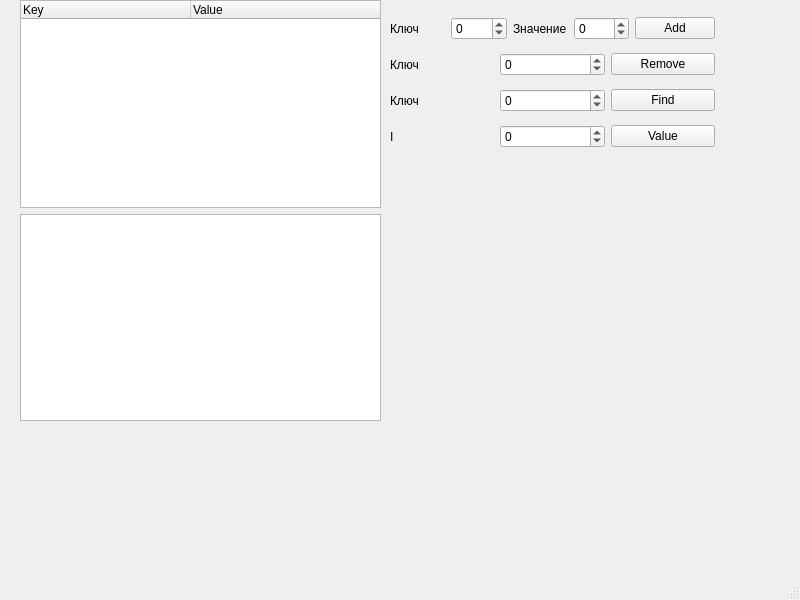
<?xml version="1.0" encoding="UTF-8"?>
<ui version="4.0">
 <class>MainWindow</class>
 <widget class="QMainWindow" name="MainWindow">
  <property name="geometry">
   <rect>
    <x>0</x>
    <y>0</y>
    <width>800</width>
    <height>600</height>
   </rect>
  </property>
  <property name="windowTitle">
   <string>MainWindow</string>
  </property>
  <widget class="QWidget" name="centralwidget">
   <widget class="QWidget" name="">
    <property name="geometry">
     <rect>
      <x>20</x>
      <y>0</y>
      <width>361</width>
      <height>421</height>
     </rect>
    </property>
    <layout class="QVBoxLayout" name="verticalLayout">
     <item>
      <widget class="QTreeWidget" name="treeWidget">
       <attribute name="headerMinimumSectionSize">
        <number>150</number>
       </attribute>
       <attribute name="headerDefaultSectionSize">
        <number>170</number>
       </attribute>
       <column>
        <property name="text">
         <string>Key</string>
        </property>
       </column>
       <column>
        <property name="text">
         <string>Value</string>
        </property>
       </column>
      </widget>
     </item>
     <item>
      <widget class="QTextEdit" name="textEdit"/>
     </item>
    </layout>
   </widget>
   <widget class="QWidget" name="">
    <property name="geometry">
     <rect>
      <x>390</x>
      <y>10</y>
      <width>325</width>
      <height>147</height>
     </rect>
    </property>
    <layout class="QVBoxLayout" name="verticalLayout_2">
     <item>
      <layout class="QHBoxLayout" name="horizontalLayout">
       <item>
        <widget class="QLabel" name="label">
         <property name="text">
          <string>Ключ</string>
         </property>
        </widget>
       </item>
       <item>
        <widget class="QSpinBox" name="spinBox">
         <property name="minimum">
          <number>-99</number>
         </property>
         <property name="maximum">
          <number>99</number>
         </property>
        </widget>
       </item>
       <item>
        <widget class="QLabel" name="label_2">
         <property name="text">
          <string>Значение</string>
         </property>
        </widget>
       </item>
       <item>
        <widget class="QSpinBox" name="spinBox_2">
         <property name="minimum">
          <number>-99</number>
         </property>
         <property name="maximum">
          <number>99</number>
         </property>
        </widget>
       </item>
       <item>
        <widget class="QPushButton" name="pushButton">
         <property name="text">
          <string>Add</string>
         </property>
        </widget>
       </item>
      </layout>
     </item>
     <item>
      <layout class="QHBoxLayout" name="horizontalLayout_2">
       <item>
        <widget class="QLabel" name="label_3">
         <property name="text">
          <string>Ключ</string>
         </property>
        </widget>
       </item>
       <item>
        <widget class="QSpinBox" name="spinBox_3">
         <property name="minimum">
          <number>-99</number>
         </property>
         <property name="maximum">
          <number>99</number>
         </property>
        </widget>
       </item>
       <item>
        <widget class="QPushButton" name="pushButton_2">
         <property name="text">
          <string>Remove</string>
         </property>
        </widget>
       </item>
      </layout>
     </item>
     <item>
      <layout class="QHBoxLayout" name="horizontalLayout_3">
       <item>
        <widget class="QLabel" name="label_4">
         <property name="text">
          <string>Ключ</string>
         </property>
        </widget>
       </item>
       <item>
        <widget class="QSpinBox" name="spinBox_4">
         <property name="minimum">
          <number>-99</number>
         </property>
         <property name="maximum">
          <number>99</number>
         </property>
        </widget>
       </item>
       <item>
        <widget class="QPushButton" name="pushButton_3">
         <property name="text">
          <string>Find</string>
         </property>
        </widget>
       </item>
      </layout>
     </item>
     <item>
      <layout class="QHBoxLayout" name="horizontalLayout_4">
       <item>
        <widget class="QLabel" name="label_10">
         <property name="text">
          <string>I</string>
         </property>
        </widget>
       </item>
       <item>
        <widget class="QSpinBox" name="spinBox_5">
         <property name="minimum">
          <number>-99</number>
         </property>
         <property name="maximum">
          <number>99</number>
         </property>
        </widget>
       </item>
       <item>
        <widget class="QPushButton" name="pushButton_4">
         <property name="text">
          <string>Value</string>
         </property>
        </widget>
       </item>
      </layout>
     </item>
    </layout>
   </widget>
  </widget>
  <widget class="QMenuBar" name="menubar">
   <property name="geometry">
    <rect>
     <x>0</x>
     <y>0</y>
     <width>800</width>
     <height>26</height>
    </rect>
   </property>
  </widget>
  <widget class="QStatusBar" name="statusbar"/>
 </widget>
 <resources/>
 <connections/>
</ui>
